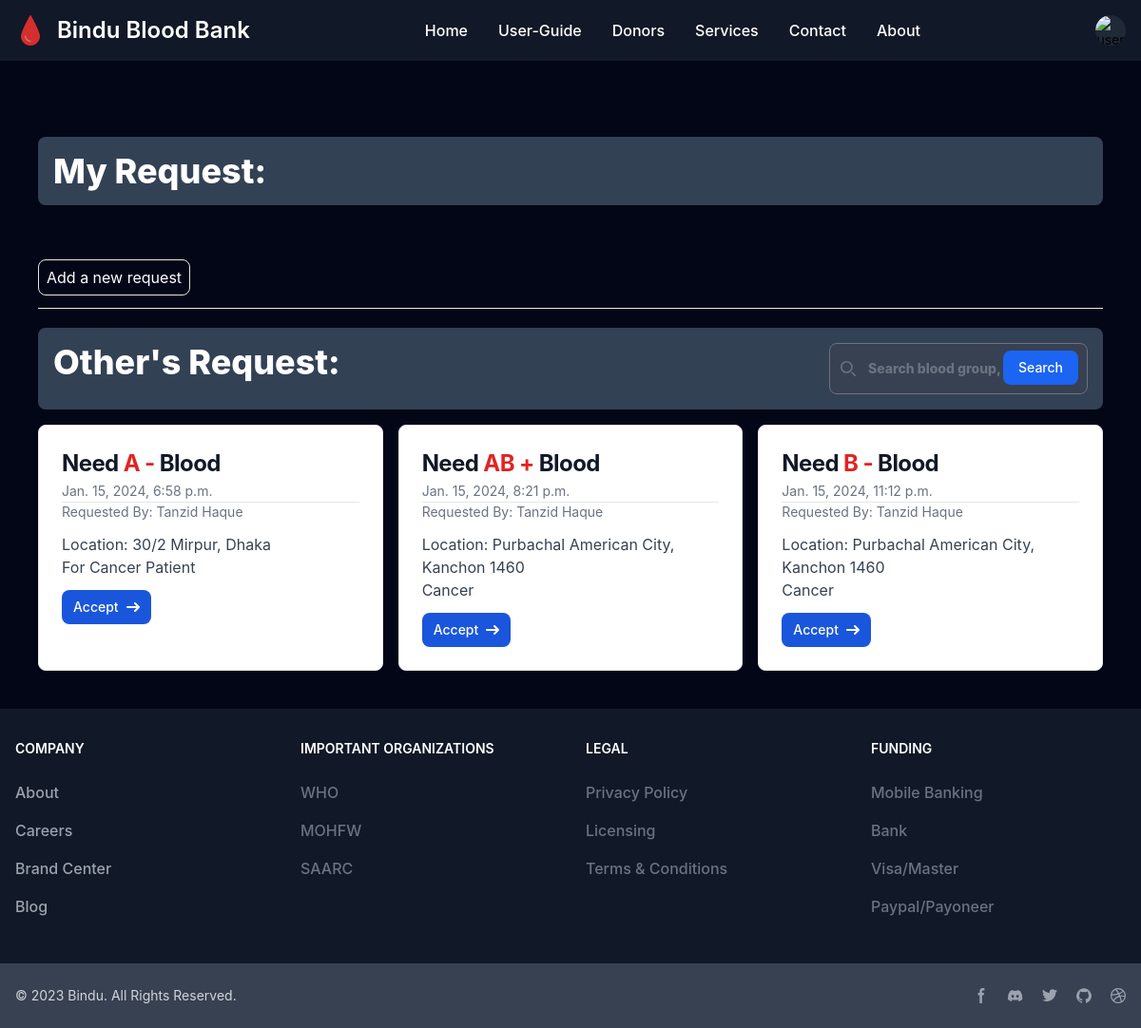
The app's page /accounts/dashboard/ (signed in), older data.
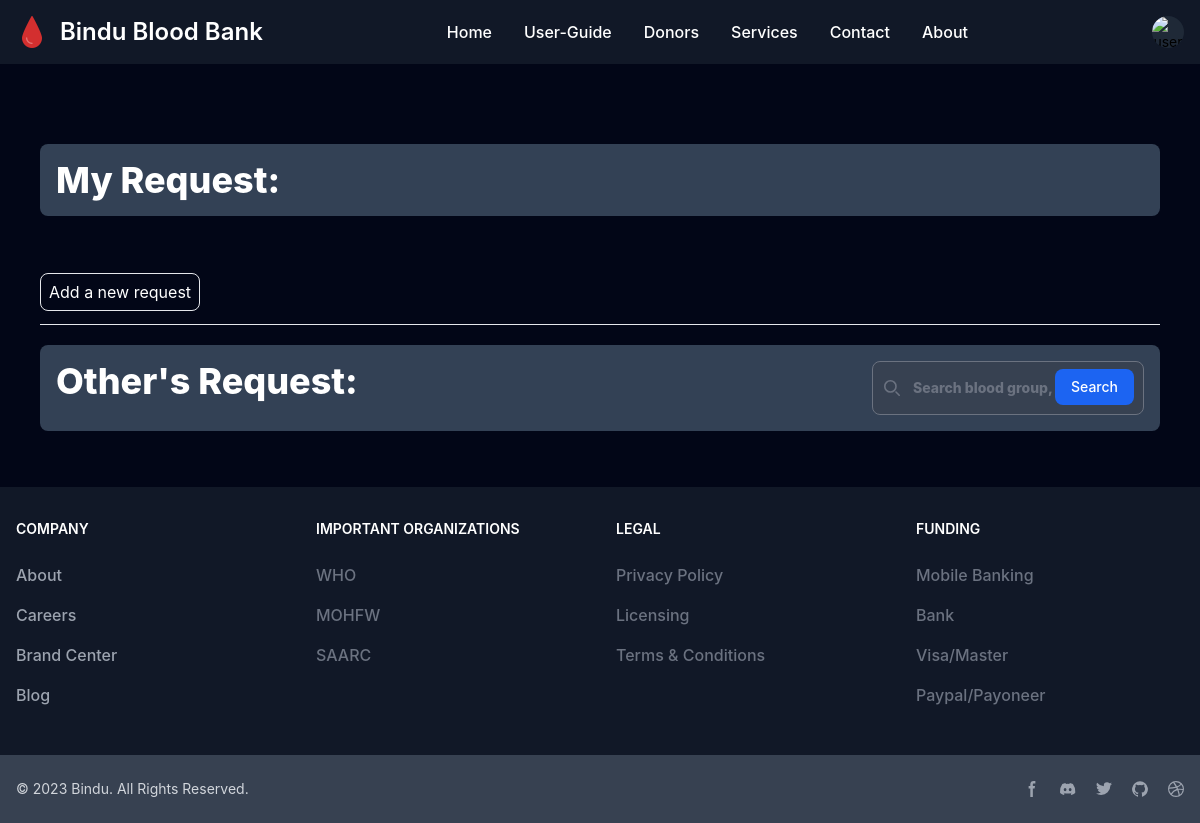
The same page, newer data.
### history/models.py (models this page shows, shortened)
class DonationRequest(BaseModel):
    created_by = models.ForeignKey(UserProfile, related_name="donation_request", on_delete=models.CASCADE)
    blood_group = models.ForeignKey(BloodGroup, related_name="donation_request", on_delete=models.CASCADE)
    location = models.TextField()
    description = models.TextField()
    is_accepted = models.BooleanField(default=False)

### account/models.py (models this page shows, shortened)
class BloodGroup(BaseModel):
    blood_type = models.CharField(max_length=2, choices=BLOOD_TYPE)
    rh_factor = models.CharField(max_length=11, choices=RH_FACTOR)
    slug = models.SlugField(unique=True, blank=True)
    def __str__(self):
        return f"{self.blood_type} {self.rh_factor}"

class UserProfile(BaseModel):
    user = models.OneToOneField(User, related_name='profile', on_delete=models.CASCADE)
    image = models.ImageField(upload_to='account/images/')
    gender = models.CharField(max_length=10, choices=GENDER_TYPE, null=True, blank=True)
    blood_group = models.ForeignKey(BloodGroup, related_name='profile', on_delete=models.CASCADE)
    total_donated = models.IntegerField(default=0)
    last_donation_date = models.DateField(null=True, blank=True, default=None)
    is_available = models.BooleanField(default=True)
    street = models.CharField(max_length=50, null=True,blank=True)
    city = models.CharField(max_length=50, null=True,blank=True)
    post_code = models.CharField(max_length=5, null=True,blank=True)
    country = models.CharField(max_length=50, null=True,blank=True)
    def __str__(self):
        return f"{self.user.first_name} {self.user.last_name}"

### history/views.py (the view, shortened to what this page needs)
# urls.py: path('dashboard/', DashboardView.as_view(), name='dashboard'),
class DashboardView(LoginRequiredMixin, ListView):
    template_name = 'dashboard.html'
    model = DonationRequest
    context_object_name = 'events'
    def get_queryset(self):
        queryset = DonationRequest.objects.filter(is_accepted=False)
        return queryset

### history/templates/dashboard.html (shortened to what this page needs)
{% extends "base.html" %}
{% load static tailwind_tags %}
{% load static %}
{% block content %}
<div class="">
    <div class="p-4 mb-4 text-white rounded-lg text-4xl font-extrabold bg-slate-700">
        My Request:
    </div>
</div>
<div class="">
    <br> <br>
    <a href="{% url "post_request" %}" class="text-white mt-5 border p-2 rounded-lg">Add a new request</a>
    <hr class="my-5">
</div>
<div class="">
    <div class="p-4 mb-4 text-white rounded-lg text-4xl font-extrabold bg-slate-700 grid grid-cols-4">
        <div class="col-span-3">
            Other's Request:
        </div>
        <div class="">
            <form class="">
        <div class="relative">
            <div class="absolute inset-y-0 start-0 flex items-center ps-3 pointer-events-none">
            </div>
            <input type="search" id="id_search" class="block w-full p-4 ps-10 text-sm  border rounded-lg  bg-gray-700 border-gray-600 placeholder-gray-400 text-white focus:ring-blue-500 focus:border-blue-500" placeholder="Search blood group, donor..." value="{{ request.GET.search }}" >
                    <button type="submit" name="search" class="text-white absolute end-2.5 bottom-2.5 focus:ring-4 focus:outline-none  font-medium rounded-lg text-sm px-4 py-2 bg-blue-600 hover:bg-blue-700 focus:ring-blue-800">Search</button>
                </div>
            </form>
        </div>
    </div>
    <div class="grid grid-cols-1 md:grid-cols-2 lg:grid-cols-3 gap-4">
        {% for event in events %}
            {% if request.user != event.created_by.user %}
                <div class="max-w-sm p-6 bg-white border border-gray-200 rounded-lg shadow">
                    <h5 class="text-2xl font-bold tracking-tight text-gray-900">Need <span class="text-red-600">{{event.blood_group}} </span>Blood</h5>
                    <span class="text-sm text-gray-500 dark:text-gray-400">{{event.created_at}}</span>
                    <hr>
                    <p class="mb-3 text-sm text-gray-500 dark:text-gray-400">Requested By: <a href="{% url "mini_profile" event.created_by.id %}" class="">{{event.created_by}}</a></p>
                    <p class="font-normal text-gray-700">Location: {{event.location}}</p>
                    <p class="mb-3 font-normal text-gray-700">{{event.description}}</p>
                    <a href="{% url "donate_blood" event.id %}" class="inline-flex items-center px-3 py-2 text-sm font-medium text-center text-white bg-blue-700 rounded-lg hover:bg-blue-800 focus:ring-4 focus:outline-none focus:ring-blue-300">
                        Accept
                        <svg class="rtl:rotate-180 w-3.5 h-3.5 ms-2" aria-hidden="true" xmlns="http://www.w3.org/2000/svg" fill="none" viewBox="0 0 14 10">
                            <path stroke="currentColor" stroke-linecap="round" stroke-linejoin="round" stroke-width="2" d="M1 5h12m0 0L9 1m4 4L9 9"/>
                        </svg>
                    </a>
                </div>
            {% endif %}
        {% endfor %}
    </div>
</div>
{% endblock content %}

Row changes from the older to the newer data that the page shows:
removed DonationRequest: blood_group "A -", created_at "Jan. 15, 2024, 6:58 p.m.", created_by "Tanzid Haque", location "30/2 Mirpur, Dhaka", description "For Cancer Patient"
removed DonationRequest: blood_group "AB +", created_at "Jan. 15, 2024, 8:21 p.m.", created_by "Tanzid Haque", location "Purbachal American City, Kanchon 1460", description "Cancer"
removed DonationRequest: blood_group "B -", created_at "Jan. 15, 2024, 11:12 p.m.", created_by "Tanzid Haque", location "Purbachal American City, Kanchon 1460", description "Cancer"
